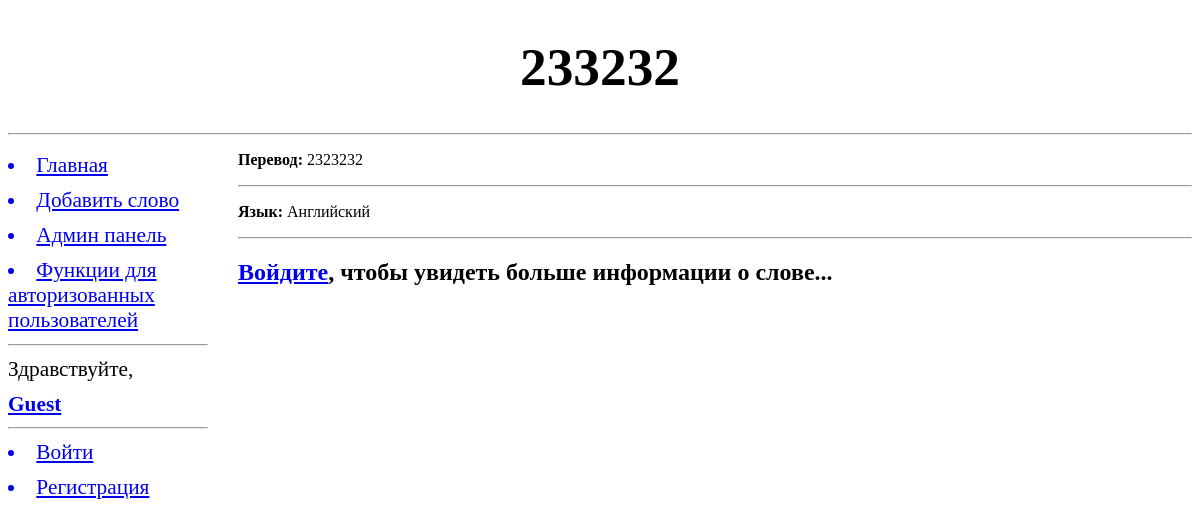
The page /13/ on the database its author committed.
### addwords/models.py (models this page shows, shortened)
class Word(models.Model):
    class Meta:
        verbose_name = "Слово"
        verbose_name_plural = "Слова"
        unique_together = (('word', 'language'), # уникальные сочетания полей в модели
                           (('word', 'type', 'translation')))
        ordering = ['word', 'type'] # параметры сортировки записей по умолчанию
    TYPE = (
        (None, "Выберите тип слова"), # или None -  заменяет --------- на Выберите тип слова
        ('Verb', 'Verb (сущ.)' ),
        ('Noun', 'Noun (глаг.)'),
        ('Adjective', 'Adjective (прил.)'),
    )
    word = models.CharField(max_length=20, null=True, blank=False, verbose_name="Слово")
    language = models.ForeignKey("Language", on_delete=models.PROTECT, verbose_name="Язык", related_name='words') #, limit_chices_to={}
    type = models.CharField(max_length=10, choices=TYPE, blank=True)
    translation = models.CharField(max_length=25, verbose_name="Перевод")
    discription = models.TextField(blank=True, verbose_name="Доп. комментарий к переводу")
    synonyms = models.ManyToManyField("Word", verbose_name="Синонимы", related_name='+', blank=True)
    rate = models.IntegerField(verbose_name="Рейтинг", default=5, help_text="Личный рейтинг слова от 1 до 10")
    add_date = models.DateTimeField(verbose_name="Дата создания", auto_now_add=True, blank=True)
    archived = models.BooleanField(verbose_name="Архивировано", help_text="Будет ли слово отображаться в словаре?", default=False)
    author =  models.ForeignKey(User, on_delete=models.PROTECT, verbose_name="Автор", help_text="Кто добавил слово", blank=True, null=True)

class Language(models.Model):
    class Meta:
        verbose_name = "Язык"
        verbose_name_plural = "Языки"
    name =  models.CharField(max_length=30, null=True, blank=False, verbose_name="Язык")
    def __str__(self):
        return self.name

### addwords/views.py (the view)
# urls.py: path('<int:word_id>/', ex_word, name='ex_word'), # параметризированный маршрут
def ex_word(request, word_id):
	word = Word.objects.get(pk=word_id)
	context = {'word': word}
	return render(request, 'addwords/One_word.html', context)

### addwords/templates/addwords/One_word.html (shortened to what this page needs)
{% extends "basic.html" %}
{%  block page_title %}
{{ word.word }}
{% endblock %}
{% block content %}
<p> <b>Перевод:</b> {{ word.translation }} </p>
<hr>
<p> <b>Язык:</b> {{ word.language }} </p>
<hr>
{% if user.is_authenticated %}
{% if word.synonyms.count == 0 %}
<p> <b>Синонимы:</b> Нет </p>
<hr>
{% else %}
<p> <b>Синонимы:</b>
    {% for sy in word.synonyms.all  %}
        <a href="{% url 'ex_word' sy.pk  %}">{{ sy }}</a>,
    {% endfor %}
    </p>
<hr>
{% endif %}
<p> <b>Тип:</b> {{ word.type }} </p>
<hr>
<p> <b>Пояснение-пример:</b> {{ word.discription }} </p>
<hr>
<p> <b>Рейтинг (от {{ word.author }}):</b> {{ word.rate }} </p>
<hr>
<p> <b>Дата добавления:</b> {{ word.add_date }} </p>
<hr>
<p> <b>Автор:</b> {{ word.author }} </p>
<hr>
{% if word.archived %}
<p> <b>Архивировано:</b> Да </p>
<hr>
{% else %}
<p> <b>Архивировано:</b> Нет </p>
<hr>
{% endif %}
{% else %}
<h2> <a href="{% url 'login' %}">Войдите</a>, чтобы увидеть больше информации о слове...</h2>
{% endif %}
{% endblock %}

### rows shown on the page
Word: word "233232", translation "2323232", language "Английский"

### other values the page prints
{{ user.username|default:'Guest' }} "Guest"
